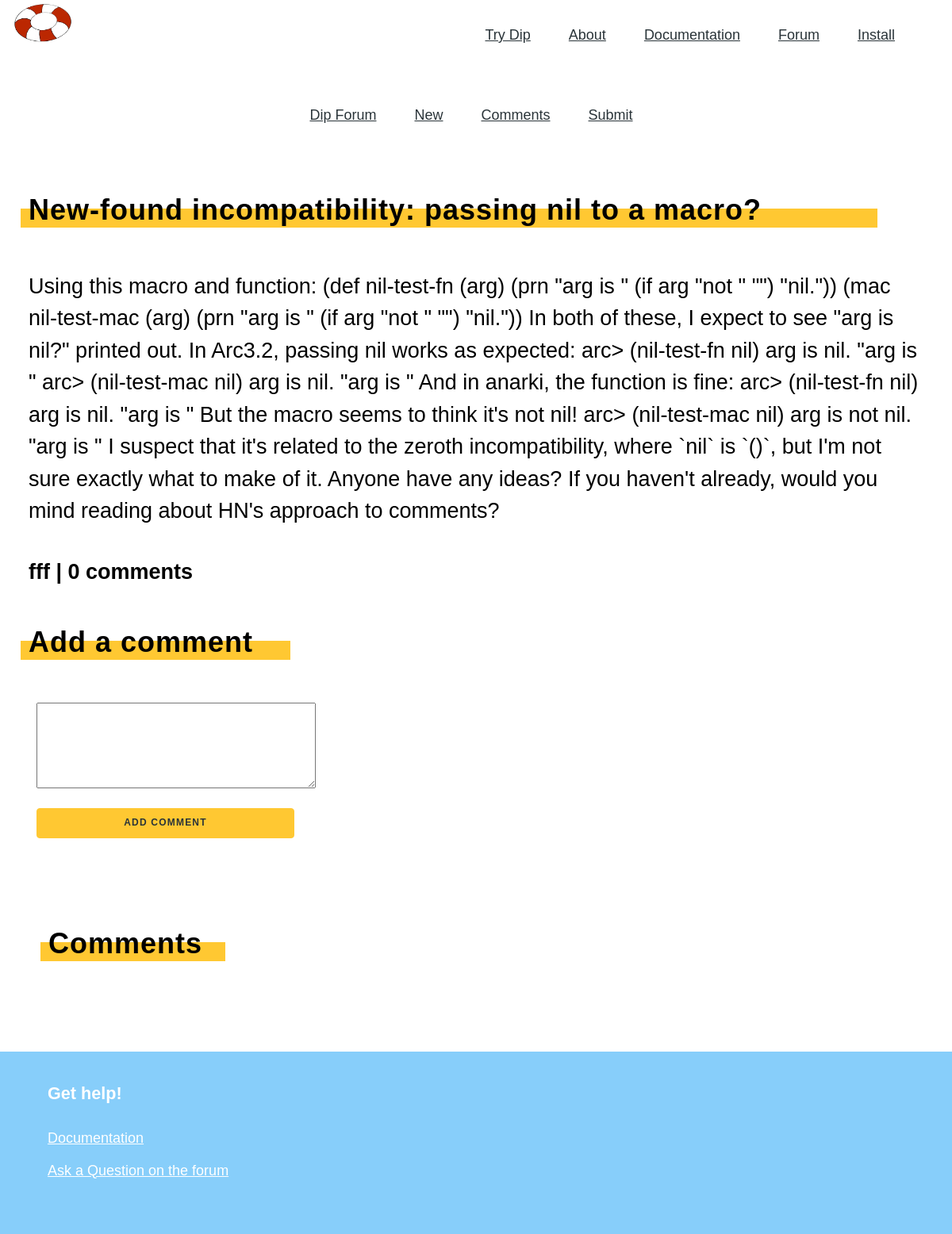
Page /posts/3 on the committed database.
### tables this page shows
CREATE TABLE 'posts' ('id' integer PRIMARY KEY NOT NULL, 'title' text NOT NULL,'description' varchar(1000000000) NOT NULL, 'author' text NOT NULL, 'timestamp' timestamp NOT NULL DEFAULT CURRENT_TIMESTAMP,'comments' text, 'upvotes' integer NOT NULL DEFAULT 1);

### application.py (the view, shortened to what this page needs)
@app.route("/posts/<iden>", methods=['GET', 'POST'])
def individual(iden):
    comments_list = []
    iden = db.execute("SELECT id FROM posts WHERE id = :identification",
                          identification=iden)
    title = db.execute("SELECT title FROM posts WHERE id = :identification",
                          identification=iden[0]["id"])
    description = db.execute("SELECT description FROM posts WHERE id = :identification",
                          identification=iden[0]["id"])
    author = db.execute("SELECT author FROM posts WHERE id = :identification",
                          identification=iden[0]["id"])
    timestamp = db.execute("SELECT timestamp FROM posts WHERE id = :identification",
                          identification=iden[0]["id"])
    comments_ = db.execute("SELECT * FROM comments WHERE post_id = :identification",
                          identification=iden[0]["id"])
    for index, row in enumerate(comments_):
        comments_list.append(list((row["content"], row["author"], row['timestamp'])))
    if len(comments_) == 0:
        return render_template("post.html", iden=iden[0]["id"], title=title[0]["title"], description=description[0]["description"], author=author[0]["author"], timestamp=timestamp[0]["timestamp"], commentsnum=0)
    print(comments_[0]["content"])
    return render_template("post.html", iden=iden[0]["id"], title=title[0]["title"], description=description[0]["description"], author=author[0]["author"], timestamp=timestamp[0]["timestamp"], comments=comments_list, commentsnum=len(comments_))

### templates/post.html (shortened to what this page needs)
<head>
<link rel="stylesheet" href="/static/solarized-dark.css"/>
    <link rel="stylesheet" href="/static/vendor_10880690442070639967.css"/>
    <link rel="stylesheet" href="/static/fonts_8049871103083011125.css"/>
    <link rel="stylesheet" href="/static/app_12353512879680388157.css"/>
</head>
<nav class="flex flex-row justify-center justify-end-l items-center flex-wrap ph2 pl3-ns pr4-ns pb3">
  <div class="brand flex-auto w-100 w-auto-l self-start tc tl-l">
    <a href="/" class="brand">
      <img class="v-mid ml0-l" alt="Dip Logo" src="/static/dip logo.png">
    </a>
  </div>
  <ul class="nav list w-100 w-auto-l flex flex-none flex-row flex-wrap justify-center justify-end-l items-center pv2 ph0 ph4-ns">
    <li class="tc pv2 ph2 ph4-ns flex-20-s"><a href="/try">Try Dip</a></li>
    <li class="tc pv2 ph2 ph4-ns flex-20-s"><a href="/about">About</a></li>
    <li class="tc pv2 ph2 ph4-ns flex-20-s"><a href="/docs">Documentation</a></li>
    <li class="tc pv2 ph2 ph4-ns flex-20-s"><a href="/forum">Forum</a></li>
    <li class="tc pv2 ph2 ph4-ns flex-20-s"><a href="/install">Install</a></li>
  </ul>
</nav>
<nav class="flex flex-row justify-center justify-end-l items-center flex-wrap ph2 pl3-ns pr4-ns pb3 center">
  <ul class="nav list w-100 w-auto-l flex flex-none flex-row flex-wrap justify-center justify-end-l items-center pv2 ph0 ph4-ns">
    <li class="tc pv2 ph2 ph4-ns flex-20-s"><a href="/forum">Dip Forum</a></li>
    <li class="tc pv2 ph2 ph4-ns flex-20-s"><a href="/newest">New</a></li>
    <li class="tc pv2 ph2 ph4-ns flex-20-s"><a href="/comments">Comments</a></li>
    <li class="tc pv2 ph2 ph4-ns flex-20-s"><a href="/submit">Submit</a></li>
  </ul>
</nav>
<section class="white thanks">
  <div class="w-100 mw-none ph3 mw8-m mw9-l center">
    <header>
      <center><h2 class = "center">{{ title }}</h2></center>
      <div class="highlight"class = "center" style = "font-size: 40px;"></div>
    </header>
    <div class="description center">
      <p class="lh-copy f2">
       {{ description }}
      </p>
    </div>
    <div class="description">
      <h4 class="lh-copy f2">
        {{ author }} | {{ commentsnum }} comments
      </h4>
    </div>
    <header>
      <h2 class = "center">Add a comment</h2>
      <div class="highlight"class = "center" style = "font-size: 40px;"></div>
    </header>
    <div style = "font-size: 15px; padding-bottom: 10px; padding-left: 10px;">
      <form action="/posts/{{ iden }}" method="POST">
      <textarea name="description" id="DESCRIPTION" cols="35" rows="5" style = "font-size: 15px; padding: 10px;" required></textarea>
    </div>
    <div style = "font-size: 15px; padding-left:10px; padding-bottom: 10px;" size = "50"><input type="submit" style = "width:325px" class = "button button-secondary" name="addcomment" id="addcomment" value="add comment" size="10"></div>
  </div>
</section>
<section class="white thanks">
<div class="w-100 mw-none ph3 mw8-m mw9-l center">
<header style = "padding-left:25px">
      <h2 class = "center">Comments</h2>
      <div class="highlight"class = "center" style = "font-size: 40px;"></div>
</div>
</section>
<footer class = "green">
  <div class="w-100 mw-none ph3 mw8-m mw9-l center f3">
    <div class="flex flex-column flex-row-ns pv0-l">
      <div class="flex flex-column mw8 w-100 measure-wide-l pv2 pv5-m pv2-ns ph4-m ph4-l" id="get-help">
        <h4>Get help!</h4>
        <ul>
          <li><a href="/docs">Documentation</a></li>
          <li><a href="/forum">Ask a Question on the forum</a></li>
        </ul>
      </div>
    </div>
  </div>
</footer>

### static/app_12353512879680388157.css (style rules this page uses)
.button, button { display: inline-block; width: 100%; min-height: 38px; padding: 8px 30px; text-align: center; font-weight: 600; letter-spacing: 0.1rem; text-transform: uppercase; text-decoration: none; border-radius: 4px; border: 1px solid; cursor: pointer; box-sizing: border-box; }
p { margin-top: 0; margin-bottom: 2.5rem; }
.button.button-secondary { font-size: 0.8em; }
header h1, section h2 { z-index: 999999; position: relative; letter-spacing: 1px; font-weight: 300; }
header h2 { font-size: 4.2rem; line-height: 1.25; font-weight: 300; }
section p, code { line-height: 1.6; }
section { padding: 30px 0 60px 0; }
section header { padding: 30px 0 60px 0; display: inline-block; }
section header h2 { margin: 0; padding: 0; letter-spacing: 1px; font-size: 4.2rem; line-height: 1.25; }
section h2 { font-family: "Fira Sans", Helvetica, Arial, sans-serif; font-weight: 800; }
section p { margin-top: 0; margin-bottom: 30px; }
ul { list-style: circle; padding-left: 1.5em; }
.nav a { color: #2a3439; }
div.brand { color: black; font-family: "Alfa Slab One", serif; font-size: 3rem; text-decoration: none; margin-top: 3px; }
div.brand img { width: 80px; margin-top: -3px; }
a.brand { color: black; text-decoration: none; }
.green { background-color: #87cefa; color: white; }
.green a { color: white; text-decoration: underline; }
.white { color: black; }
.white .highlight { background-color: #ffc832; }
.white .button.button-secondary { background-color: #ffc832; border-color: #ffc832; color: #2a3439; text-decoration: none; }
.highlight { height: 24px; position: relative; top: -24px; left: -10px; width: 120%; max-width: 90vw; line-height: 1.6; }
footer { padding: 30px 0; background-color: #2a3439; color: white; }
footer ul { list-style-type: none; padding-left: 0; margin-top: 0; }
footer li { margin-bottom: 1rem; }
footer a { color: #ffc832; text-decoration: none; }
footer h4 { font-size: 1.2em; font-weight: 600; margin-top: 0; margin-bottom: 2rem; }
section header { padding-top: 10px; padding-bottom: 30px; }
section header h2 { font-size: 3rem; }

### rows in the picture
posts: title "New-found incompatibility: passing nil to a macro?", description "Using this macro and function: (def nil-test-fn (arg) (prn \"arg is \" (if arg \"not \" \"\") \"nil.\")) (mac nil-test-mac (arg) (prn \"arg is \" (if arg \"not \" \"\") \"nil.\")) In both of these, I expect to see \"arg is nil?\" printed out. In Arc3.2, passing nil works as expected: arc> (nil-test-fn nil) arg is nil. \"arg is \" arc> (nil-test-mac nil) arg is nil. \"arg is \" And in anarki, the function is fine: arc> (nil-test-fn nil) arg is nil. \"arg is \" But the macro seems to think it's not nil! arc> (nil-test-mac nil) arg is not nil. \"arg is \" I suspect that it's related to the zeroth incompatibility, where `nil` is `()`, but I'm not sure exactly what to make of it. Anyone have any ideas? If you haven't…", author "fff"

### other values in the picture
{{ commentsnum }} "0"
